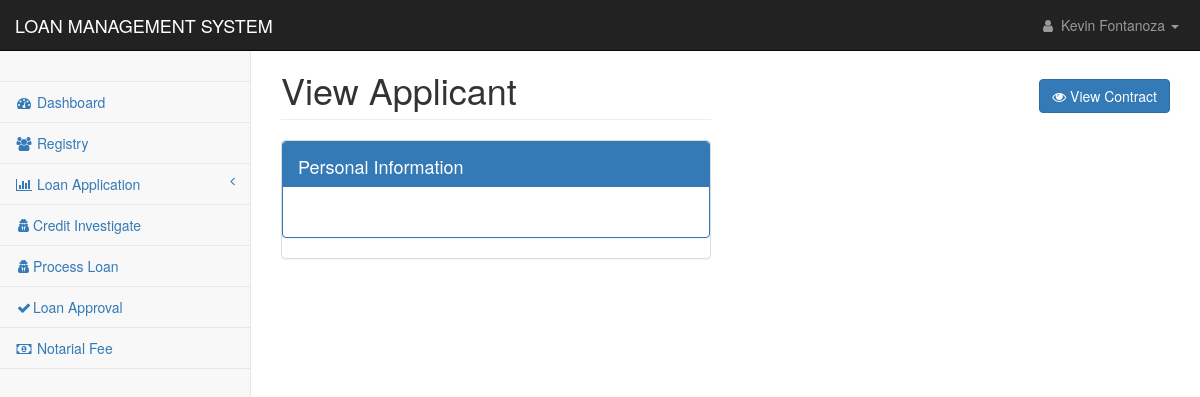
Before: /pages/registry_applicant_view.php?id=AMG0010000001 (signed in) with the older database file.
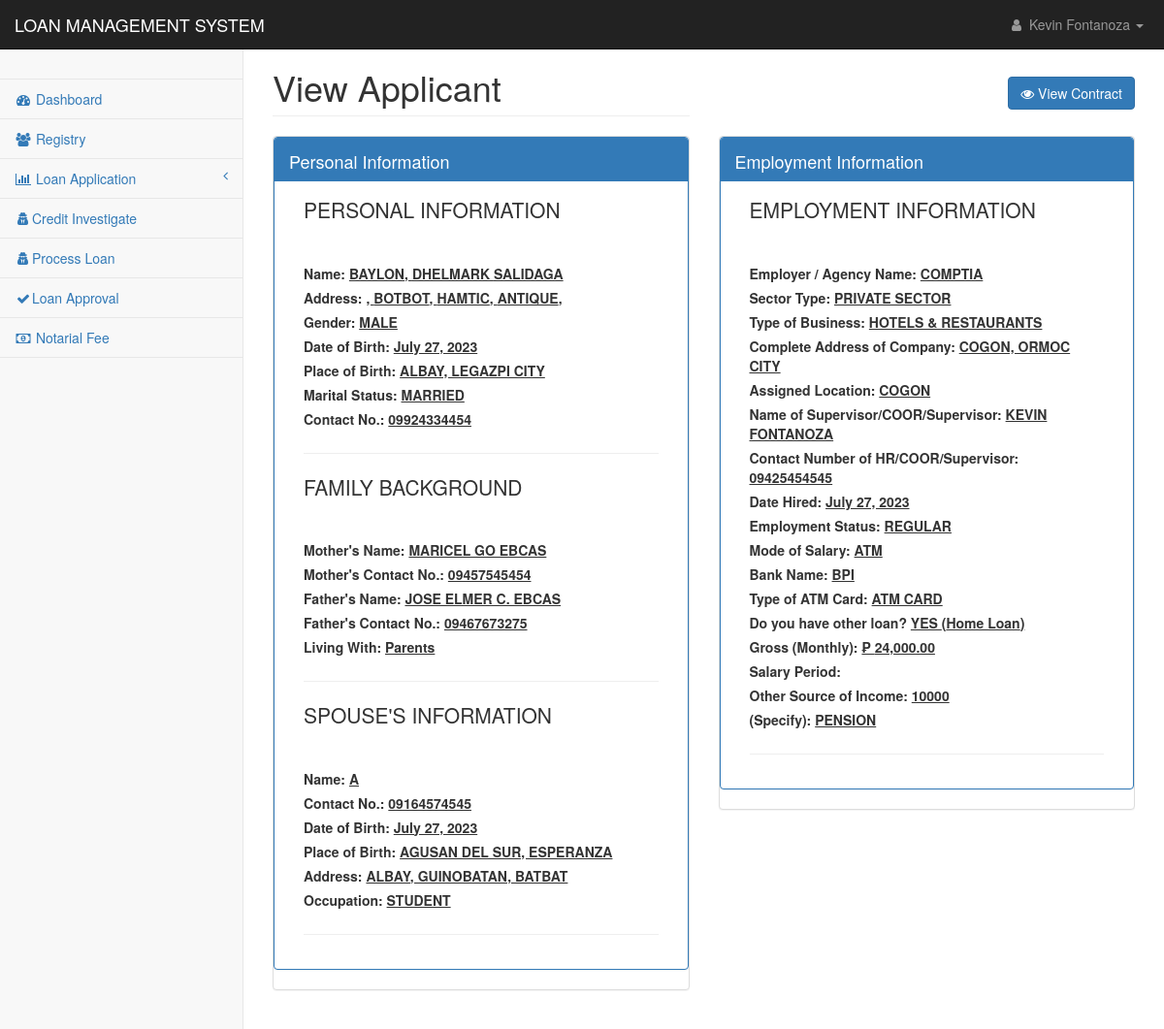
After: the same page with the newer database file.
### tables this page shows
CREATE TABLE `applicants_personal` (
  `applicant_id` int(11) NOT NULL,
  `applicant_code` text NOT NULL,
  `firstname` text NOT NULL,
  `middlename` text NOT NULL,
  `lastname` text NOT NULL,
  `suffix` text NOT NULL,
  `nickname` text NOT NULL,
  `age` text NOT NULL,
  `gender` text NOT NULL,
  `contact1` text NOT NULL,
  `mstatus` text NOT NULL,
  `dob1` date NOT NULL,
  `pob1` text NOT NULL,
  `block1` text NOT NULL,
  `street1` text NOT NULL,
  `phase1` text NOT NULL,
  `brgy1` text NOT NULL,
  `city1` text NOT NULL,
  `province1` text NOT NULL,
  `map_url` text NOT NULL,
  `residence1` text NOT NULL,
  `lwith1` text NOT NULL,
  `block2` text NOT NULL,
  `street2` text NOT NULL,
  `phase2` text NOT NULL,
  `brgy2` text NOT NULL,
  `city2` text NOT NULL,
  `province2` text NOT NULL,
  `residence2` text NOT NULL,
  `lwith2` text NOT NULL,
  `mothername` text NOT NULL,
  `mothercon` text NOT NULL,
  `fathername` text NOT NULL,
  `fathercon` text NOT NULL,
  `file` text NOT NULL,
  `date_encoded` date NOT NULL
);

CREATE TABLE `applicants_spouse` (
  `spouse_id` int(11) NOT NULL,
  `applicant_code` text NOT NULL,
  `spouse_name` text NOT NULL,
  `contact` text NOT NULL,
  `s_dob` date NOT NULL,
  `s_pob` text NOT NULL,
  `s_address` text NOT NULL,
  `s_occupation` text NOT NULL,
  `s_company` text NOT NULL,
  `date_encoded` date NOT NULL
);

CREATE TABLE `applicants_work` (
  `work_id` int(11) NOT NULL,
  `applicant_code` text NOT NULL,
  `employer` text NOT NULL,
  `sector_type` text NOT NULL,
  `tob` text NOT NULL,
  `com_address` text NOT NULL,
  `a_location` text NOT NULL,
  `sup_name` text NOT NULL,
  `hr_number` text NOT NULL,
  `date_hired` date NOT NULL,
  `e_status` text NOT NULL,
  `m_salary` text NOT NULL,
  `bank_name` text NOT NULL,
  `atm_card` text NOT NULL,
  `loan` text NOT NULL,
  `monthly_salary` text NOT NULL,
  `s_period` text NOT NULL,
  `other_source` text NOT NULL,
  `specify` text NOT NULL,
  `max_loanable_amt` float NOT NULL,
  `date_encoded` date NOT NULL
);

### config/conn.php (called while the page is built, shortened)
<?php
class DatabaseConnection
{
    public function connect()
    {
        $conn = new mysqli(DB_HOST,DB_USER,DB_PASSWORD,DB_DATABASE);
        return $this->conn = $conn;
    }
}
?>

### controller/reg_app.php (called while the page is built, shortened)
<?php
require_once('../config/conn.php');
class Registry extends DatabaseConnection {
        function checkId($id, $table){
            $sql ="SELECT * FROM $table WHERE applicant_code = '$id'";
            $result = mysqli_query($this->connect(), $sql);
                while($row = mysqli_fetch_assoc($result)){
                    return 1;
                }
            return 0;
        }
        function displayData($id){
            $spouse = $this->checkId($id, 'applicants_spouse');
            if($spouse == 1){
                $sql ="SELECT * FROM applicants_personal
                INNER JOIN applicants_work ON applicants_personal.applicant_code = applicants_work.applicant_code
                INNER JOIN applicants_spouse ON applicants_personal.applicant_code = applicants_spouse.applicant_code
                WHERE applicants_personal.applicant_code = '$id'";
                return mysqli_query($this->connect(), $sql);
            }else{
                $sql ="SELECT * FROM applicants_personal
                INNER JOIN applicants_work ON applicants_personal.applicant_code = applicants_work.applicant_code
                WHERE applicants_personal.applicant_code = '$id'";
                return mysqli_query($this->connect(), $sql);
            }
        }
    }
?>

### pages/registry_applicant_view.php (the view, shortened to what the changed rows need)
<?php
include('../config/conn.php');
require "../controller/reg_app.php";
if(isset($_GET['id'])){
    $id = $_GET['id'];
}else{
    header('location:reg_applicantion.php');
}
    $sql = "SELECT contract_no  FROM loan_applications WHERE client_id = '$id' AND paid=0";
    $res = mysqli_query($con,$sql);
    if(mysqli_num_rows($res) > 0){
        while($row = mysqli_fetch_assoc($res)) {
            $cn = $row['contract_no']??null;
        }
    }
if($_SESSION['user_id']){
?>
<!DOCTYPE html>
<html lang="en">
<head>
    <link href="../css/bootstrap.min.css" rel="stylesheet">
    <link href="../css/metisMenu.min.css" rel="stylesheet">
    <link href="../css/startmin.css" rel="stylesheet">
    <link href="../css/font-awesome.min.css" rel="stylesheet" type="text/css">
</head>
<body>
    <div id="wrapper">
        <?php include('nav.php');?>
        <div id="page-wrapper">
            <div class="container-fluid">
                <div class="row">
                    <div class="col-lg-6">
                        <h1 class="page-header">View Applicant</h1>
                    </div>
                    <div class="col-lg-6 text-right">
                        <br>
                    <h1> <a href="contract_signing.php?id=<?= $id ?>&cn=<?= $cn ?>" class="btn btn-primary"><i class="fa fa-eye"></i> View Contract</a></h1>
                    </div>
                </div>
                <div class="row">
                    <div class="col-lg-6">
                        <div class="panel tabbed-panel panel-default">
                            <div class="panel panel-primary">
                                <div class="panel-heading">
                                    <h4>
                                        Personal Information
                                    </h4>
                                </div>
                                <div id="collapseOne" class="panel-collapse collapse in">
                                    <div class="panel-body">
                                        <?php
                                           $view = new Registry();
                                           $result = $view->displayData($id);
                                            foreach($result as $key => $row){
                                        ?>
                                        <div class="col-lg-12">
                                            <p class="lead">PERSONAL INFORMATION</p><br>
                                        </div>
                                        <div class="col-lg-12"><label>Name:
                                                <u><?php echo $row['lastname'].", ".$row['firstname']." ".$row['middlename']." ".$row['suffix'];?>
                                                    </h4></label></div>
                                        <div class="col-lg-12"><label>Address:
                                                <u><?php echo $row['street1'].", ".$row['brgy1'].", ".$row['city1'].", ".$row['province1'].", ".$row['phase1'];?></label>
                                        </div>
                                        <div class="col-lg-12"><label>Gender: <u><?php echo strtoupper($row['gender'])?></label>
                                        </div>
                                        <div class="col-lg-12"><label>Date of Birth:
                                                <u><?php echo date('F d, Y',strtotime($row['dob1'])) ?></label></div>
                                        <div class="col-lg-12"><label>Place of Birth:
                                                <u><?php echo $row['pob1']?></label></div>
                                                <div class="col-lg-12"><label>Marital Status:
                                                <u><?php echo strtoupper($row['mstatus'])?></label></div>
                                        <div class="col-lg-12"><label>Contact No.:
                                                <u><?php echo $row['contact1']?></label></div>
                                        <div class="col-lg-12">
                                            <hr>
                                        </div>
                                        <div class="col-lg-12">
                                            <p class="lead">FAMILY BACKGROUND</p><br>
                                        </div>
                                        <div class="col-lg-12"><label>Mother's Name:
                                                <u><?php echo $row['mothername']?></label></div>
                                        <div class="col-lg-12"><label>Mother's Contact No.:
                                                <u><?php echo $row['mothercon']?></label></div>
                                        <div class="col-lg-12"><label>Father's Name:
                                                <u><?php echo $row['fathername']?></label></div>
                                        <div class="col-lg-12"><label>Father's Contact No.:
                                                <u><?php echo $row['fathercon']?></label></div>
                                        <div class="col-lg-12"><label>Living With:
                                                <u><?php echo $row['lwith1']?></label></div>
                                        <div class="col-lg-12">
                                            <hr>
                                        </div>
                                        <?php
                                            if($row['mstatus'] == "Married"){
                                        ?>
                                        <div class="col-lg-12">
                                            <p class="lead">SPOUSE'S INFORMATION</p><br>
                                        </div>
                                        <div class="col-lg-12"><label>Name: <u><?php echo $row['spouse_name']?></label>
                                        </div>
                                        <div class="col-lg-12"><label>Contact No.:
                                                <u><?php echo $row['contact']?></label></div>
                                        <div class="col-lg-12"><label>Date of Birth:
                                                <u><?php echo date('F d, Y',strtotime($row['s_dob']))?></label></div>
                                        <div class="col-lg-12"><label>Place of Birth:
                                                <u><?php echo $row['s_pob']?></label></div>
                                        <div class="col-lg-12"><label>Address: <u><?php echo $row['s_address']?></label>
                                        </div>
                                        <div class="col-lg-12"><label>Occupation:
                                                <u><?php echo $row['s_occupation'];?></label></div>
                                        <div class="col-lg-12">
                                            <hr>
                                        </div>
                                        <?php
                                        }
                                        ?>
                                    </div>
                                </div>
                            </div>
                        </div>
                    </div>
                    <?php if($row['employer'] != ""){?>
                    <div class="col-lg-6">
                        <div class="panel tabbed-panel panel-default">
                            <div class="panel panel-primary">
                                <div class="panel-heading">
                                    <h4>
                                        Employment Information
                                    </h4>
                                </div>
                                <div id="collapseOne" class="panel-collapse collapse in">
                                    <div class="panel-body">
                                        <div class="col-lg-12">
                                            <p class="lead">EMPLOYMENT INFORMATION</p><br>
                                        </div>
                                        <div class="col-lg-12"><label>Employer / Agency Name:
                                                <u><?php echo $row['employer']?></label></div>
                                        <div class="col-lg-12"><label>Sector Type:
                                                <u><?php echo strtoupper($row['sector_type'])?></label></div>
                                        <div class="col-lg-12"><label>Type of Business:
                                                <u><?php echo strtoupper($row['tob'])?></label></div>
                                        <div class="col-lg-12"><label>Complete Address of Company:
                                                <u><?php echo $row['com_address']?></label></div>
                                        <div class="col-lg-12"><label>Assigned Location:
                                                <u><?php echo $row['a_location']?></label></div>
                                        <div class="col-lg-12"><label>Name of Supervisor/COOR/Supervisor:
                                                <u><?php echo $row['sup_name']?></label></div>
                                        <div class="col-lg-12"><label>Contact Number of HR/COOR/Supervisor:
                                                <u><?php echo $row['hr_number']?></label></div>
                                        <div class="col-lg-12"><label>Date Hired:
                                                <u><?php echo ($row['date_hired'] == "0000-00-00") ? $row['date_hired'] : date('F d, Y',strtotime($row['date_hired']));  ?>
                                        </div>
                                        <div class="col-lg-12"><label>Employment Status:
                                                <u><?php echo $row['e_status'];?></label></div>
                                        <div class="col-lg-12"><label>Mode of Salary:
                                                <u><?php echo $row['m_salary'];?></label></div>
                                        <div class="col-lg-12"><label>Bank Name:
                                                <u><?php echo $row['bank_name'];?></label></div>
                                        <div class="col-lg-12"><label>Type of ATM Card:
                                                <u><?php echo $row['atm_card'];?></label></div>
                                        <div class="col-lg-12"><label>Do you have other loan?
                                                <u><?php
                                                $exploan =  explode("-", $row['loan']);
                                                if(count($exploan) > 1){
                                                    echo strtoupper($exploan[0]).' ('.$exploan[1].')';
                                                }else{
                                                    echo strtoupper($exploan[0]);
                                                }
                                                ?></label></div>
                                        <div class="col-lg-12"><label>Gross (Monthly):
                                                <u><?php  echo  "₱ ".number_format(floatval($row['monthly_salary']),2);?></label>
                                        </div>
                                        <div class="col-lg-12"><label>Salary Period:
                                                <u><?php echo $row['s_period'];?></label></div>
                                        <div class="col-lg-12"><label>Other Source of Income:
                                                <u><?php echo $row['other_source'];?></label></div>
                                        <div class="col-lg-12"><label>(Specify):
                                                <u><?php echo strtoupper($row['specify']);?></label></div>
                                        <div class="col-lg-12">
                                            <hr>
                                        </div>
                                    </div>
                                </div>
                            </div>
                        </div>
                    </div>
                    <?php
                            }
                        }
                    ?>
                </div>
                <br>
            </div>
        </div>
    </div>
</body>
</html>
<?php
}else{
    header('location: index.php');
}
?>

Changed rows visible on the page:
added applicants_personal: lastname "BAYLON", firstname "DHELMARK", middlename "SALIDAGA", brgy1 "BOTBOT", city1 "HAMTIC", province1 "ANTIQUE", gender "MALE", dob1 "July 27, 2023", pob1 "ALBAY, LEGAZPI CITY", mstatus "MARRIED", contact1 "09924334454", mothername "MARICEL GO EBCAS", mothercon "09457545454", fathername "JOSE ELMER C. EBCAS", fathercon "09467673275", lwith1 "Parents", applicants_spouse.spouse_name "A", applicants_spouse.contact "09164574545", applicants_spouse.s_dob "July 27, 2023", applicants_spouse.s_pob "AGUSAN DEL SUR, ESPERANZA", applicants_spouse.s_address "ALBAY, GUINOBATAN, BATBAT", applicants_spouse.s_occupation "STUDENT", applicants_work.employer "COMPTIA", applicants_work.sector_type "PRIVATE SECTOR", applicants_work.tob "HOTELS & RESTAURANTS", applicants_work.com_address "COGON, ORMOC CITY", applicants_work.a_location "COGON", applicants_work.sup_name "KEVIN FONTANOZA", applicants_work.hr_number "09425454545", applicants_work.date_hired "July 27, 2023", applicants_work.e_status "REGULAR", applicants_work.m_salary "ATM", applicants_work.bank_name "BPI", applicants_work.atm_card "ATM CARD", applicants_work.loan "YES", applicants_work.loan "Home Loan", applicants_work.monthly_salary "24,000.00", applicants_work.other_source "10000", applicants_work.specify "PENSION"
